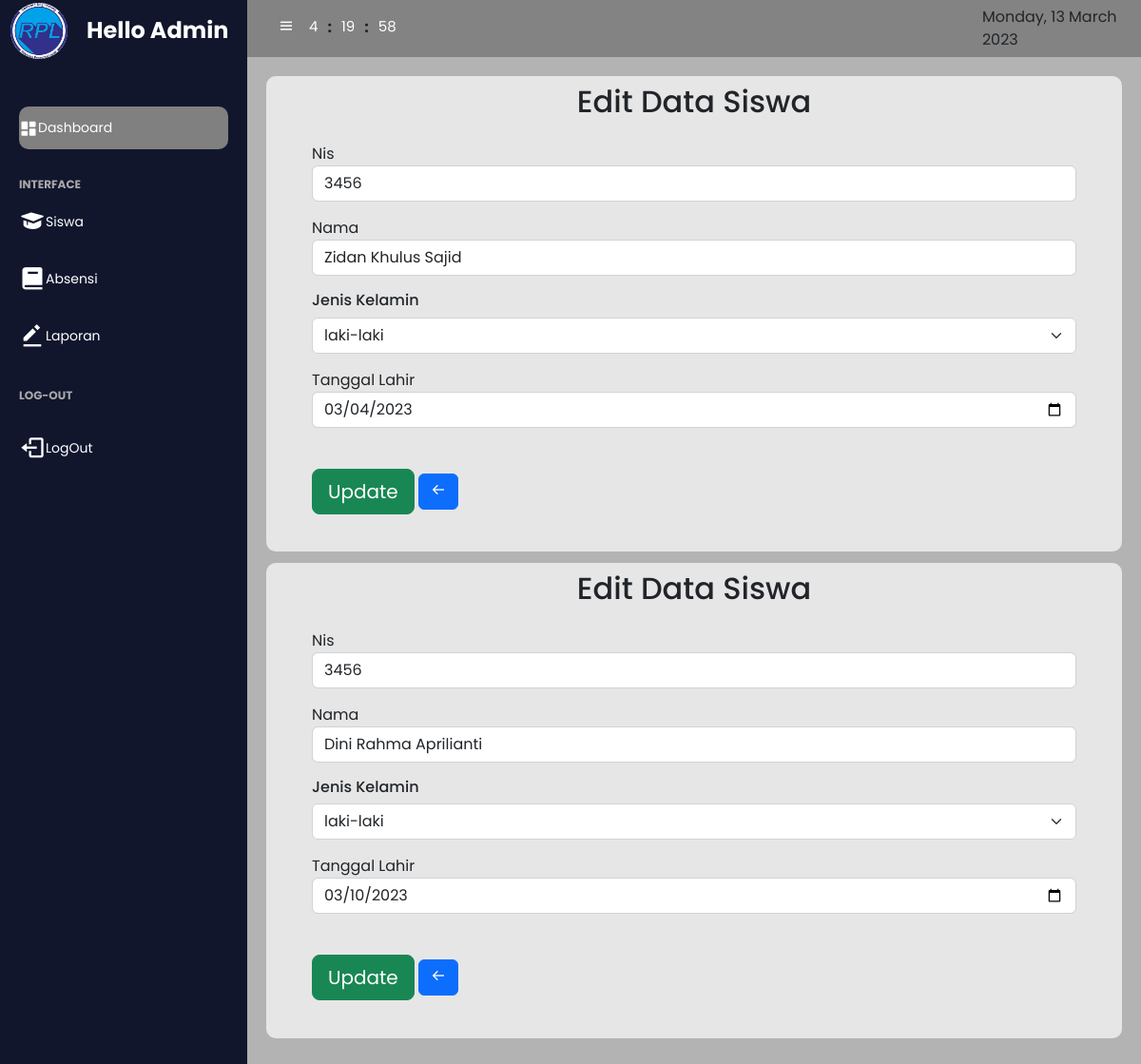
The page /admin/index.php?page=edit&nis=3456 on the database its author committed.
### tables this page shows
CREATE TABLE `siswa` (
  `id` int(11) NOT NULL,
  `nis` varchar(11) NOT NULL,
  `nama` varchar(45) NOT NULL,
  `jenis_kelamin` enum('Laki-laki','Perempuan') NOT NULL,
  `tanggal_lahir` date NOT NULL
);

### admin/edit.php (the view, shortened to what this page needs)
<?php
include "../koneksi.php";
$nis = $_GET['nis'];
$edit = $conn->query("SELECT * FROM siswa WHERE nis='$nis'");
?>
<?php
while ($data = mysqli_fetch_array($edit)) {
?>
<link rel="stylesheet" href="../patch/style.css">
    <div class="edit">
        <h2 class="text-center py-2">Edit Data Siswa</h2>
        <form action="" method="post">
        <section class="base mb-4 mx-5">
            <div class="my-3 ">
                <label class="fs-6">Nis</label>
                <input type="text" class="form-control" name="nis"  value="<?php echo $data['nis'];?>">
            </div>
            <div class="my-3">
                <label class="fs-6">Nama</label>
                <input type="text" class="form-control" name="nama"  value="<?php echo $data['nama'];?>">
            </div>
            <div class="mb-2">
            <h6 class="form-label">Jenis Kelamin</h6>
            <select class="form-select" name="jenis_kelamin" aria-label="Default select example">
            <option value="laki-laki">laki-laki</option>
            </select>
        </div>
            <div class="my-3">
                <label class="fs-6">Tanggal Lahir</label>
                <input type="date" class="form-control" name="tanggal_lahir"  value="<?php echo $data['tanggal_lahir'];?>">
            </div>
            <div class=" py-3">
                <button type="submit" name="edit" class="btn btn-success btn-lg">Update</button>
                <a href="?page=siswa" class="btn btn-primary my-3"><i class='bx bx-arrow-back'></i></a>
            </div>
        </section>
<?php
}
?>
    </form>
</div>
<?php
include "../footer.php";
?>

### patch/style.css (style rules this page uses)
* { font-family: 'poppins', sans-serif; margin: 0; padding: 0; box-sizing: border-box; }
body { background-color: #b3b3b3; font-family: 'poppins',sans-serif; }
html { overflow: hidden; }
.edit { width: 100%; height: 500px; background: #e6e6e6; border-radius: 10px; }

### rows shown on the page
siswa: nis "3456", nama "Zidan Khulus Sajid", tanggal_lahir "03/04/2023"
siswa: nis "3456", nama "Dini Rahma Aprilianti", tanggal_lahir "03/10/2023"
